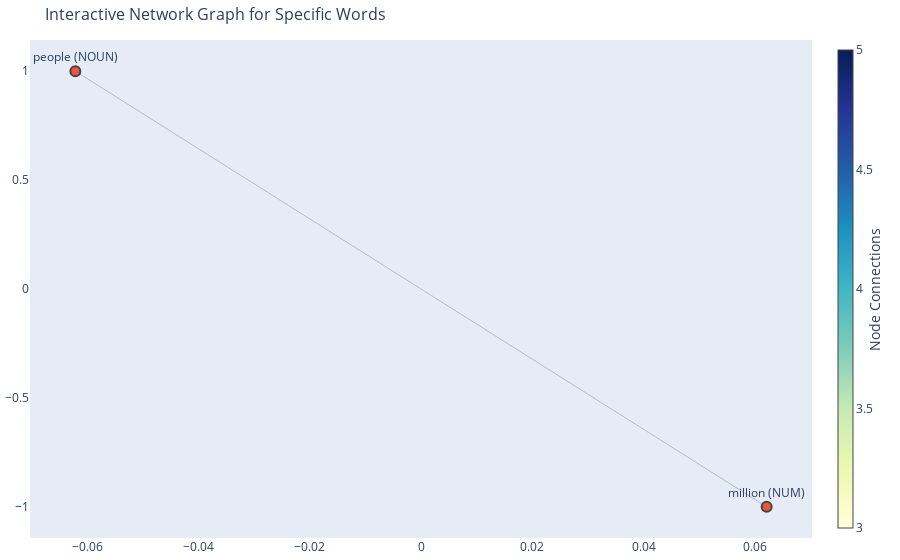

Notebook source saved alongside this figure:
### Markdown cell above
1. **Data Preparation**:
   - The `clean_html` function removes HTML tags.
   - The `clean_text` function removes extra spaces, standalone numbers, and trims leading/trailing spaces.
   - The `summa_summarize` function summarizes the cleaned text.

2. **Entity Extraction**:
   - Use Spacy to process the combined text and extract entities.

3. **Build Graph**:
   - Create a network graph using `networkx`.
   - Add nodes for each entity and edges to show relationships.

4. **Visualize**:
   - Use `matplotlib` to visualize the network graph.

### Code cell
import pandas as pd
import re
import spacy
import networkx as nx
import plotly.graph_objects as go

# Load Spacy model
nlp = spacy.load("en_core_web_sm")

# Combine all summaries into a single text block for analysis
combined_text = ' '.join(df['summary_transformer'])

# Process text with Spacy
doc = nlp(combined_text)

# Create a network graph
G = nx.Graph()

# Add nodes and edges based on specific words and their connections
specific_words = ['government', 'people','Qaeda']

for token in doc:
    if token.text in specific_words:
        G.add_node(token.text, label=token.pos_)
        for child in token.children:
            G.add_node(child.text, label=child.pos_)
            G.add_edge(token.text, child.text)

# Generate positions for the nodes
pos = nx.spring_layout(G, k=0.5)

# Assign positions to the nodes in the graph
for node in G.nodes:
    G.nodes[node]['pos'] = pos[node]

# Extract edge traces for visualization
edge_x = []
edge_y = []

for edge in G.edges():
    x0, y0 = G.nodes[edge[0]]['pos']
    x1, y1 = G.nodes[edge[1]]['pos']
    edge_x.append(x0)
    edge_x.append(x1)
    edge_x.append(None)
    edge_y.append(y0)
    edge_y.append(y1)
    edge_y.append(None)

edge_trace = go.Scatter(
    x=edge_x, y=edge_y,
    line=dict(width=0.5, color='#888'),
    hoverinfo='none',
    mode='lines')

# Extract node traces for visualization
node_x = []
node_y = []
node_text = []

for node in G.nodes:
    x, y = G.nodes[node]['pos']
    node_x.append(x)
    node_y.append(y)
    node_text.append(f"{node} ({G.nodes[node]['label']})")

node_trace = go.Scatter(
    x=node_x, y=node_y,
    mode='markers+text',
    text=node_text,
    textposition='top center',
    hoverinfo='text',
    marker=dict(
        showscale=True,
        colorscale='YlGnBu',
        size=10,
        colorbar=dict(
            thickness=15,
            title='Node Connections',
            xanchor='left',
            titleside='right'
        ),
        line_width=2))

# Create plotly figure
fig = go.Figure(data=[edge_trace, node_trace],
                layout=go.Layout(
                    title='Interactive Network Graph for Specific Words',
                    titlefont_size=16,
                    showlegend=False,
                    hovermode='closest',
                    margin=dict(b=20,l=5,r=5,t=40),
                    annotations=[ dict(
                        text="",
                        showarrow=False,
                        xref="paper", yref="paper")],
                    xaxis=dict(showgrid=False, zeroline=False),
                    yaxis=dict(showgrid=False, zeroline=False)))

fig.show()

### Figure 1 — Plotly figure (JSON) as saved in the notebook; plotly's stock layout.template omitted (floating-point values rounded to 4 significant figures)
{"data": [{"hoverinfo": "none", "line": {"color": "#888", "width": 0.5}, "mode": "lines", "type": "scatter", "x": [-0.06214, 0.06214, null], "y": [1.0, -1, null]}, {"hoverinfo": "text", "marker": {"colorbar": {"thickness": 15, "title": {"side": "right", "text": "Node Connections"}, "xanchor": "left"}, "colorscale": [[0, "rgb(255,255,217)"], [0.125, "rgb(237,248,177)"], [0.25, "rgb(199,233,180)"], [0.375, "rgb(127,205,187)"], [0.5, "rgb(65,182,196)"], [0.625, "rgb(29,145,192)"], [0.75, "rgb(34,94,168)"], [0.875, "rgb(37,52,148)"], [1, "rgb(8,29,88)"]], "line": {"width": 2}, "showscale": true, "size": 10}, "mode": "markers+text", "text": ["people (NOUN)", "million (NUM)"], "textposition": "top center", "type": "scatter", "x": [-0.06214, 0.06214], "y": [1.0, -1]}], "layout": {"annotations": [{"showarrow": false, "text": "", "xref": "paper", "yref": "paper"}], "hovermode": "closest", "margin": {"b": 20, "l": 5, "r": 5, "t": 40}, "showlegend": false, "title": {"font": {"size": 16}, "text": "Interactive Network Graph for Specific Words"}, "xaxis": {"showgrid": false, "zeroline": false}, "yaxis": {"showgrid": false, "zeroline": false}}}
